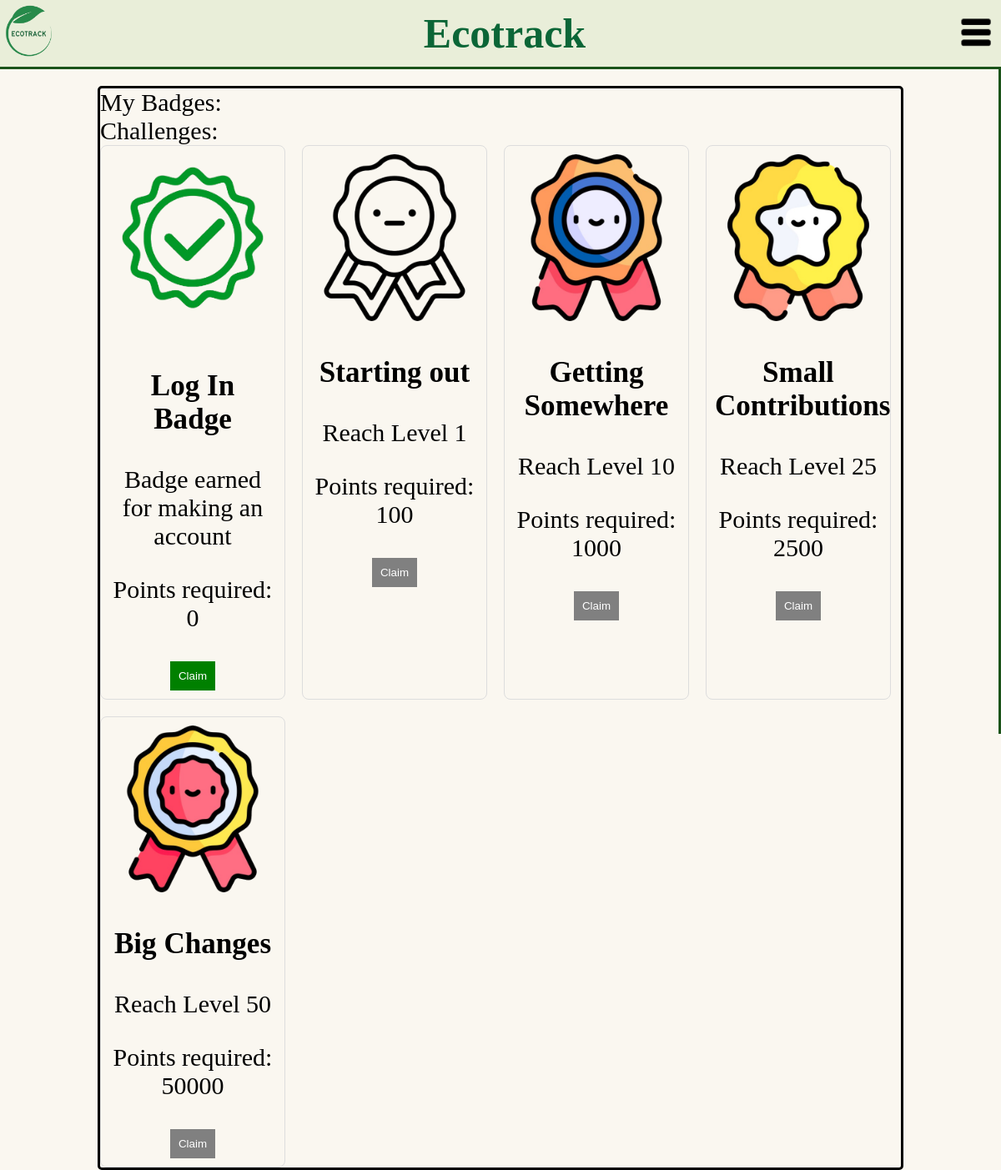
Screenshot of /game_and_interactive/badges.php with the database file from the repository.
### tables this page shows
CREATE TABLE badges (
    id INT AUTO_INCREMENT PRIMARY KEY,
    name VARCHAR(255),
    description TEXT,
    points_required INT,
    image_url VARCHAR(255) 
);

### game_and_interactive/db_connect-profile.php (called while the page is built, shortened)
<?php
@$db = new mysqli('localhost', 'root', 'Marvin0101@', 'ecotrack');
if ($db->connect_error) {
    echo 'Could not connect to the database. Error: ' . $db->connect_errno;
    die();
} else {
    $dbOk = true;
}
?>

### game_and_interactive/badges.php (the view, shortened to what this page needs)
<?php
    require_once 'db_connect-profile.php';
    $points = 0;
    $earnedBadges = [];
    if ($dbOk) {
        $badgeQuery = "SELECT * FROM badges";
        $badgeResult = $db->query($badgeQuery);
        $badges = $badgeResult->fetch_all(MYSQLI_ASSOC);
    }
?>
<!DOCTYPE html>
<html lang="en">
<head>
    <link rel="stylesheet" href="../resources/headerstyles.css">
    <link rel="stylesheet" href="../resources/badges.css"">
    <section class="header">
        <h2><a href="../profile/profile.php">
            <img src="../resources/EcotrackLogo.png" width="70px" height="70px">
        </a></h2>
        <h1>
            Ecotrack
        </h1>
        <h3>
            <img src="../resources/Dropdown.png" class="dropDownMenu" width="60px" height="60px">
        </h3>
    </section>
    <div class="menu">
    </div>
</head>
<body>
    <section id="badgeContainer">
        <section id="myBadges">
            My Badges:
        </section>
        <section id="claimSection">
            Challenges:
            <div class="badge-container">
                <?php foreach ($badges as $badge): ?>
                    <div class="badge">
                        <img src="<?= htmlspecialchars($badge['image_url']) ?>" alt="<?= htmlspecialchars($badge['name']) ?>">
                        <h3><?= htmlspecialchars($badge['name']) ?></h3>
                        <p><?= htmlspecialchars($badge['description']) ?></p>
                        <p>Points required: <?= htmlspecialchars($badge['points_required']) ?></p>
                        <?php if (in_array($badge['id'], $earnedBadges)): ?>
                            <button class="claimed" disabled>Claimed</button>
                        <?php elseif ($points >= $badge['points_required']): ?>
                            <form method="POST" action="claim_badge.php">
                                <button type="submit" class="claim">Claim</button>
                            </form>
                        <?php else: ?>
                            <button class="disabled" disabled>Claim</button>
                        <?php endif; ?>
                    </div>
                <?php endforeach; ?>
            </div>
        </section>
    </section>
</body>

### resources/headerstyles.css (style rules this page uses)
head { margin:0; }
.header { height: 80px; border-bottom:3px solid #1A5319; background-color: #E9EED9; margin: 0; padding:0px; justify-content: space-between; display: flex; }
.header h1 { display:flex; border:0px; margin:0px; padding:0px; align-items: center; font-family: "Bantayog"; color: #0b6637; font-size: 50px; }
.header h2 { display: flex; border:0px; margin:0px; padding:0px; align-items: center; }
.header h3 { display:flex; border:0px; margin:0px; padding:0px; align-items: center; background-color: transparent; cursor: pointer; }
.menu { position:fixed; top:80px; height:100vh; width:15vw; right:-15vw; background-color: #E9EED9; border-left:3px solid #1A5319; display:flex; flex-direction: column; margin-top: 0; padding:0px; }
a { text-decoration: none; color: inherit; }

### resources/badges.css (style rules this page uses)
head { margin:0; }
body { margin:0; background-color: #FAF7F0; }
#badgeContainer { display:flex; flex-direction: column; width:80vw; height:auto; border:3px solid black; justify-self: center; margin-top: 20px; border-radius: 5px; font-family: "Bantayog"; font-size: 30px; }
#myBadges { height: auto; }
#claimSection { height:100%; }
.badge-container { display: flex; flex-wrap: wrap; gap: 20px; }
.badge { border: 1px solid #ddd; border-radius: 8px; padding: 10px; text-align: center; width: 200px; }
.badge img { max-width: 100%; height: auto; }
button.claim { background-color: green; color: white; padding: 10px; border: none; cursor: pointer; }
button.disabled { background-color: gray; color: white; padding: 10px; border: none; cursor: not-allowed; }

### rows the page displays
badges: image_url (picture), name "Log In Badge", description "Badge earned for making an account", points_required "0"
badges: image_url (picture), name "Starting out", description "Reach Level 1", points_required "100", shows "Claim"
badges: image_url (picture), name "Getting Somewhere", description "Reach Level 10", points_required "1000", shows "Claim"
badges: image_url (picture), name "Small Contributions", description "Reach Level 25", points_required "2500", shows "Claim"
badges: image_url (picture), name "Big Changes", description "Reach Level 50", points_required "50000", shows "Claim"
